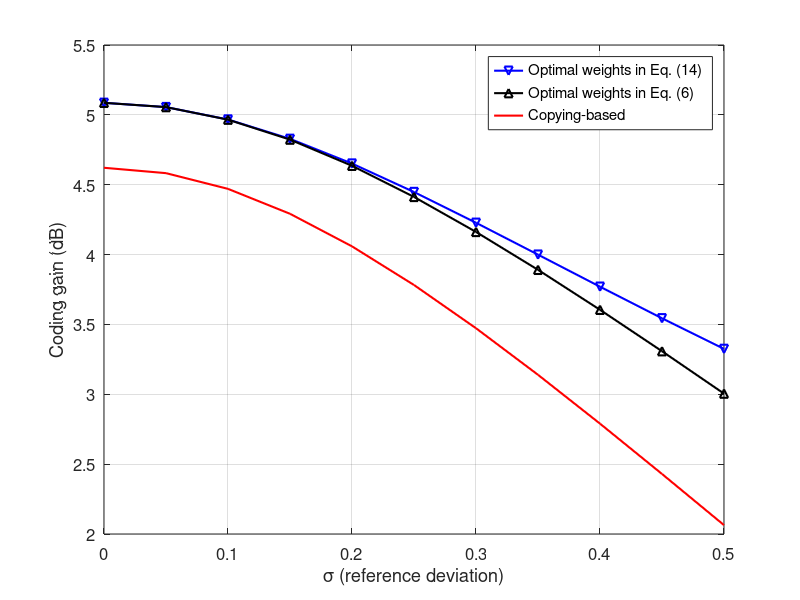

Write MATLAB code to recreate this figure.
clear;
clc;

% ====== parameters ======
rho = 0.95;
N = 8;
sigma = 0.0; % quantization noise
arrCG_resi_opt = [];
arrCG_resi_opt_error = [];
arrCG_resi_copy = [];

% optimal
for sigma = 0 : 0.05 : 0.5
    % ====== generate covariance matrix ======
    cov_mtx_ext = zeros( N + 1, N + 1 );
    cov_mtx = zeros( N, N );
    pred_mtx = eye( N + 1 );
    resi_cov_mtx_ext = zeros( N + 1, N + 1 );
    resi_cov_mtx = zeros( N, N );
    for i = 1 : N + 1
        for j = 1 : N + 1
            cov_mtx_ext(i, j) = rho^(abs(i - j));
        end
    end
    cov_mtx_ext(1, 1) = cov_mtx_ext(1, 1) + sigma ^ 2;
    
    % ====== apply prediction matrix ======
    pred_mtx(1, 1) = 0;
    
    % ======= prediction weight (optimal w/o error) =======
    pred_mtx( 2 : N + 1, 1 ) = -rho.^(1 : N);
    resi_cov_mtx_ext = pred_mtx * cov_mtx_ext * pred_mtx';
    resi_cov_mtx = resi_cov_mtx_ext( 2 : N + 1, 2 : N + 1 );
    CG = -10*(sum(log10(diag(resi_cov_mtx))))/N;
    arrCG_resi_opt = [arrCG_resi_opt CG];
    
    
    pred_mtx(1, 1) = 0;
    % ======= prediction weight (optimal w/ error) =======
    pred_mtx( 2 : N + 1, 1 ) = -rho.^(1 : N)/(1+sigma^2);
    
    resi_cov_mtx_ext = pred_mtx * cov_mtx_ext * pred_mtx';
    resi_cov_mtx = resi_cov_mtx_ext( 2 : N + 1, 2 : N + 1 );
    CG = -10*(sum(log10(diag(resi_cov_mtx))))/N;
    arrCG_resi_opt_error = [arrCG_resi_opt_error CG];
    
    % copying-based
    % ====== apply prediction matrix ======
    pred_mtx(1, 1) = 0;
    
    % ======= prediction weight (optimal) =======
    pred_mtx( 2 : N + 1, 1 ) = -1;
    
    resi_cov_mtx_ext = pred_mtx * cov_mtx_ext * pred_mtx';
    resi_cov_mtx = resi_cov_mtx_ext( 2 : N + 1, 2 : N + 1 );
    CG = -10*(sum(log10(diag(resi_cov_mtx))))/N;
    arrCG_resi_copy = [arrCG_resi_copy CG];
end

h0 = plot(0 : 0.05 : 0.5, arrCG_resi_opt_error, '-vb'); hold on;
h1 = plot(0 : 0.05 : 0.5, arrCG_resi_opt, '-^k'); hold on;
h2 = plot(0 : 0.05 : 0.5, arrCG_resi_copy, 'r'); hold on;
h_legend = legend('Optimal weights in Eq. (14)', 'Optimal weights in Eq. (6)', 'Copying-based');
h_xl = xlabel('\sigma (reference deviation)'); 
h_yl = ylabel('Coding gain (dB)');
grid on;

set(h0, 'LineWidth', 1.5);
set(h1, 'LineWidth', 1.5);
set(h2, 'LineWidth', 1.5);
set(h_legend, 'FontSize', 15);
set(h_xl, 'FontSize', 15);
set(h_yl, 'FontSize', 15);
set(gca,'FontSize', 12);
grid on;